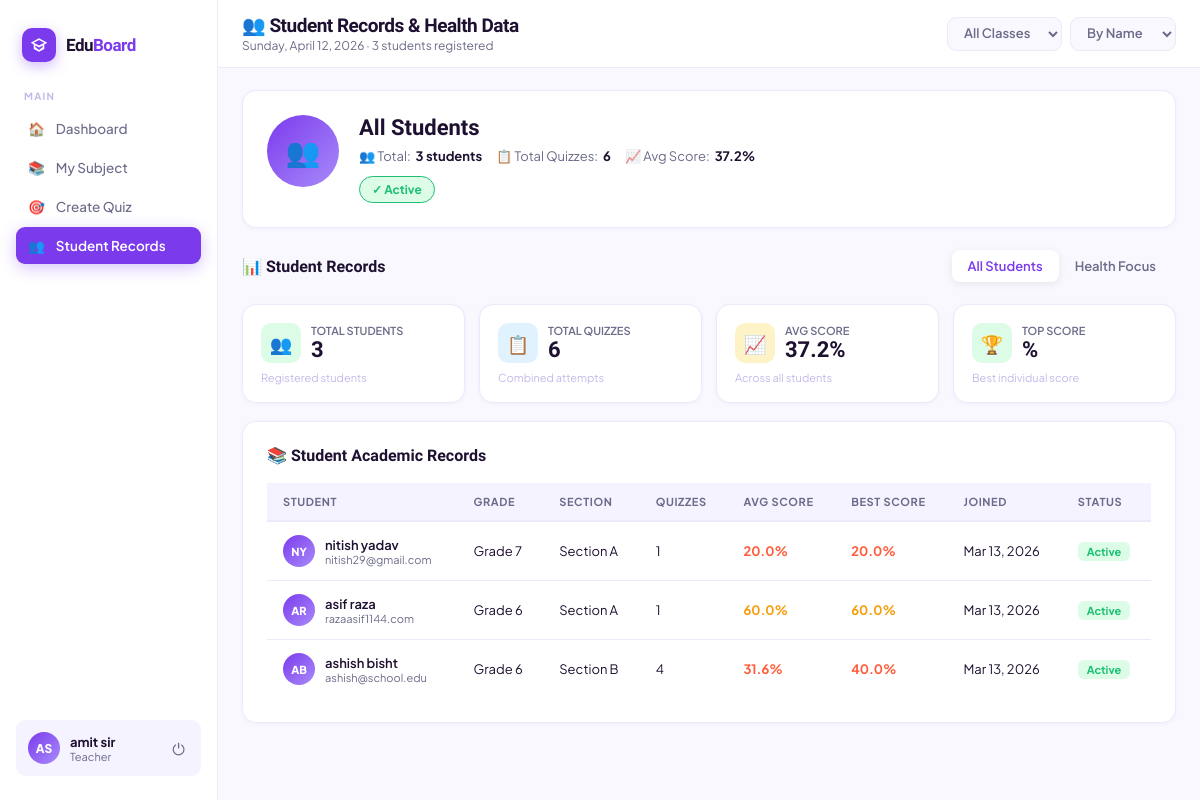
The app's page /students (signed in) with its own data.
### app.py (models this page shows)
class User(db.Model):
    id            = db.Column(db.Integer, primary_key=True)
    first_name    = db.Column(db.String(80),  nullable=False)
    last_name     = db.Column(db.String(80),  nullable=False)
    email         = db.Column(db.String(150), unique=True, nullable=False)
    password_hash = db.Column(db.String(256), nullable=False)
    role          = db.Column(db.String(20),  default='student')   # student | teacher
    grade         = db.Column(db.String(20),  nullable=True)       # student only
    section       = db.Column(db.String(20),  nullable=True)       # student only
    subject       = db.Column(db.String(80),  nullable=True)       # teacher only
    staff_id      = db.Column(db.String(40),  nullable=True)       # teacher only
    created_at    = db.Column(db.DateTime,    default=datetime.utcnow)
    quiz_attempts = db.relationship('QuizAttempt', backref='user', lazy=True)
    @property
    def full_name(self):
        return f"{self.first_name} {self.last_name}"
    @property
    def initials(self):
        return f"{self.first_name[0]}{self.last_name[0]}".upper()

### app.py (the view)
@app.route('/students')
@login_required
def student_records():
    user = current_user()
    if user.role != 'teacher':
        return redirect(url_for('dashboard'))
    students_raw = User.query.filter_by(role='student').order_by(User.created_at.desc()).all()
    student_data = []
    for s in students_raw:
        attempts = QuizAttempt.query.filter_by(user_id=s.id).all()
        avg  = round(sum(a.percentage for a in attempts) / len(attempts), 1) if attempts else 0
        best = round(max((a.percentage for a in attempts), default=0), 1)
        student_data.append({
            'id':      s.id,
            'name':    s.full_name,
            'initials':s.initials,
            'email':   s.email,
            'grade':   s.grade or '—',
            'section': s.section or '—',
            'quizzes': len(attempts),
            'avg':     avg,
            'best':    best,
            'joined':  s.created_at.strftime('%b %d, %Y'),
        })
    now = datetime.now().strftime('%A, %B %d, %Y')
    return render_template('student_records.html', user=user,
                           students=student_data, now=now)

### app.py (called while the page is built)
def login_required(f):
    @wraps(f)
    def decorated(*args, **kwargs):
        if 'user_id' not in session:
            return redirect(url_for('login'))
        return f(*args, **kwargs)
    return decorated

def current_user():
    if 'user_id' in session:
        return User.query.get(session['user_id'])
    return None

### templates/student_records.html (shortened to what this page needs)
<!DOCTYPE html>
<html lang="en">
<head>
</head>
<body>
  <aside class="sidebar" id="sidebar">
    <div class="brand">
      <div class="brand-icon"><svg viewBox="0 0 24 24" width="18" height="18" fill="white"><path d="M12 3L1 9l4 2.18v6L12 21l7-3.82v-6L23 9zm0 2.26L19.16 9 12 12.74 4.84 9zm5 9.26L12 18.74 7 14.52V12.5l5 2.74 5-2.74z"/></svg></div>
      <div class="brand-name">Edu<span>Board</span></div>
    </div>
    <div class="nav-group">
      <span class="nav-group-label">Main</span>
      <a href="/teacher-dashboard" class="nav-item"><span>🏠</span> Dashboard</a>
      <a href="/my-subject"        class="nav-item"><span>📚</span> My Subject</a>
      <a href="/create-quiz"       class="nav-item"><span>🎯</span> Create Quiz</a>
      <a href="/students"          class="nav-item active"><span>👥</span> Student Records</a>
    </div>
    <div class="sidebar-user">
      <div class="su-avatar">{{ user.initials }}</div>
      <div class="su-info">
        <div class="su-name">{{ user.full_name }}</div>
        <div class="su-role">Teacher</div>
      </div>
      <a href="/logout" class="su-logout">⏻</a>
    </div>
  </aside>
  <div class="page-wrap">
    <div class="topbar">
      <div class="topbar-left">
        <h1>👥 Student Records &amp; Health Data</h1>
        <p>{{ now }} · {{ students|length }} students registered</p>
      </div>
      <div class="topbar-right">
        <select class="filter-btn" id="class-filter">
          <option value="">All Classes</option>
        </select>
        <select class="filter-btn" id="sort-filter">
          <option value="name">By Name</option>
        </select>
      </div>
    </div>
    <div class="main">
      <div class="student-header">
        <div class="student-avatar" id="profile-avatar">👥</div>
        <div class="student-info">
          <div class="student-name" id="profile-name">All Students</div>
          <div class="student-meta">
            <div class="student-meta-item"><span>👥 Total:</span><span class="student-meta-val">{{ students|length }} students</span></div>
            <div class="student-meta-item"><span>📋 Total Quizzes:</span><span class="student-meta-val" id="profile-quizzes">{{ students|sum(attribute='quizzes') }}</span></div>
            <div class="student-meta-item"><span>📈 Avg Score:</span><span class="student-meta-val" id="profile-avg">
              {% if students %}{{ (students|sum(attribute='avg') / students|length)|round(1) }}%{% else %}—{% endif %}
            </span></div>
          </div>
          <div><span class="status-badge">✓ Active</span></div>
        </div>
      </div>
      <div class="tab-row">
        <h2>📊 Student Records</h2>
        <div class="tabs" id="view-tabs">
          <button class="tab active" data-tab="all">All Students</button>
          <button class="tab" data-tab="health">Health Focus</button>
        </div>
      </div>
      <div class="stats-grid">
        <div class="stat-card">
          <div class="stat-inner"><div class="stat-icon green">👥</div>
            <div><div class="stat-label">Total Students</div><div class="stat-val">{{ students|length }}</div></div>
          </div><div class="stat-sub">Registered students</div>
        </div>
        <div class="stat-card">
          <div class="stat-inner"><div class="stat-icon blue">📋</div>
            <div><div class="stat-label">Total Quizzes</div><div class="stat-val">{{ students|sum(attribute='quizzes') }}</div></div>
          </div><div class="stat-sub">Combined attempts</div>
        </div>
        <div class="stat-card">
          <div class="stat-inner"><div class="stat-icon amber">📈</div>
            <div><div class="stat-label">Avg Score</div><div class="stat-val">
              {% if students %}{{ (students|sum(attribute='avg') / students|length)|round(1) }}%{% else %}—{% endif %}
            </div></div>
          </div><div class="stat-sub">Across all students</div>
        </div>
        <div class="stat-card">
          <div class="stat-inner"><div class="stat-icon green">🏆</div>
            <div><div class="stat-label">Top Score</div><div class="stat-val">
              {% if students %}{{ students|max(attribute='best')|attr('best') }}%{% else %}—{% endif %}
            </div></div>
          </div><div class="stat-sub">Best individual score</div>
        </div>
      </div>
      <div id="tab-all" class="tab-content active">
        <div class="data-card">
          <div class="card-title">📚 Student Academic Records</div>
          <div class="table-wrap">
            <table class="data-table">
              <thead><tr>
                <th>Student</th><th>Grade</th><th>Section</th>
                <th>Quizzes</th><th>Avg Score</th><th>Best Score</th>
                <th>Joined</th><th>Status</th>
              </tr></thead>
              <tbody>
                {% if students %}
                  {% for s in students %}
                  <tr>
                    <td>
                      <div style="display:flex;align-items:center;gap:10px">
                        <div style="width:32px;height:32px;border-radius:50%;background:linear-gradient(135deg,#7C3AED,#A78BFA);display:flex;align-items:center;justify-content:center;font-size:11px;font-weight:800;color:white;flex-shrink:0">{{ s.initials }}</div>
                        <div>
                          <div style="font-weight:600;font-size:13px">{{ s.name }}</div>
                          <div style="font-size:11px;color:var(--muted)">{{ s.email }}</div>
                        </div>
                      </div>
                    </td>
                    <td>{{ s.grade }}</td>
                    <td>{{ s.section }}</td>
                    <td>{{ s.quizzes }}</td>
                    <td><span class="{% if s.avg >= 70 %}s-good{% elif s.avg >= 50 %}s-fair{% else %}s-poor{% endif %}">{{ s.avg }}%</span></td>
                    <td><span class="{% if s.best >= 70 %}s-good{% elif s.best >= 50 %}s-fair{% else %}s-poor{% endif %}">{{ s.best }}%</span></td>
                    <td>{{ s.joined }}</td>
                    <td><span class="pill {% if s.quizzes > 0 %}pill-good{% else %}pill-fair{% endif %}">{% if s.quizzes > 0 %}Active{% else %}New{% endif %}</span></td>
                  </tr>
                  {% endfor %}
                {% else %}
                <tr><td colspan="8" style="text-align:center;padding:32px;color:var(--muted)">No students registered yet.</td></tr>
                {% endif %}
              </tbody>
            </table>
          </div>
        </div>
      </div>
    </div>
  </div>

### records on screen
User: initials "AS", full_name "amit sir"
User: initials "NY", name "nitish yadav", email "nitish29@gmail.com", grade "Grade 7", section "Section A", quizzes "1", avg "20.0", best "20.0", joined "Mar 13, 2026"
User: initials "AR", name "asif raza", email "razaasif1144.com", grade "Grade 6", section "Section A", quizzes "1", avg "60.0", best "60.0", joined "Mar 13, 2026"
User: initials "AB", name "ashish bisht", email "ashish@school.edu", grade "Grade 6", section "Section B", quizzes "4", avg "31.6", best "40.0", joined "Mar 13, 2026"

### other values on screen
{{ students|length }} "3"
{{ students|sum(attribute='quizzes') }} "6"
{{ (students|sum(attribute='avg') / students|length)|round(1) }} "37.2"
